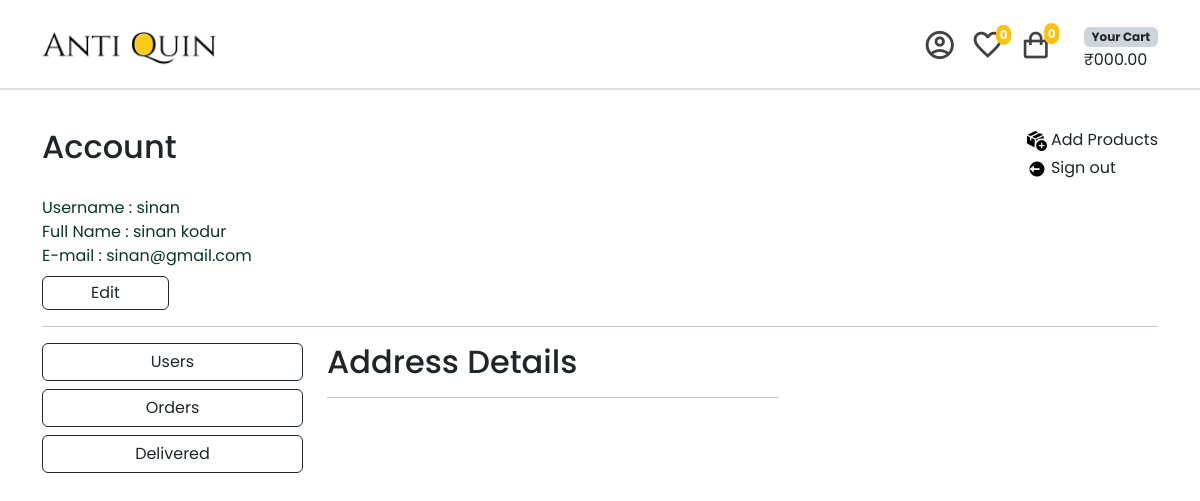
Page /account/orders-details/169/ (signed in) on the earlier database version.
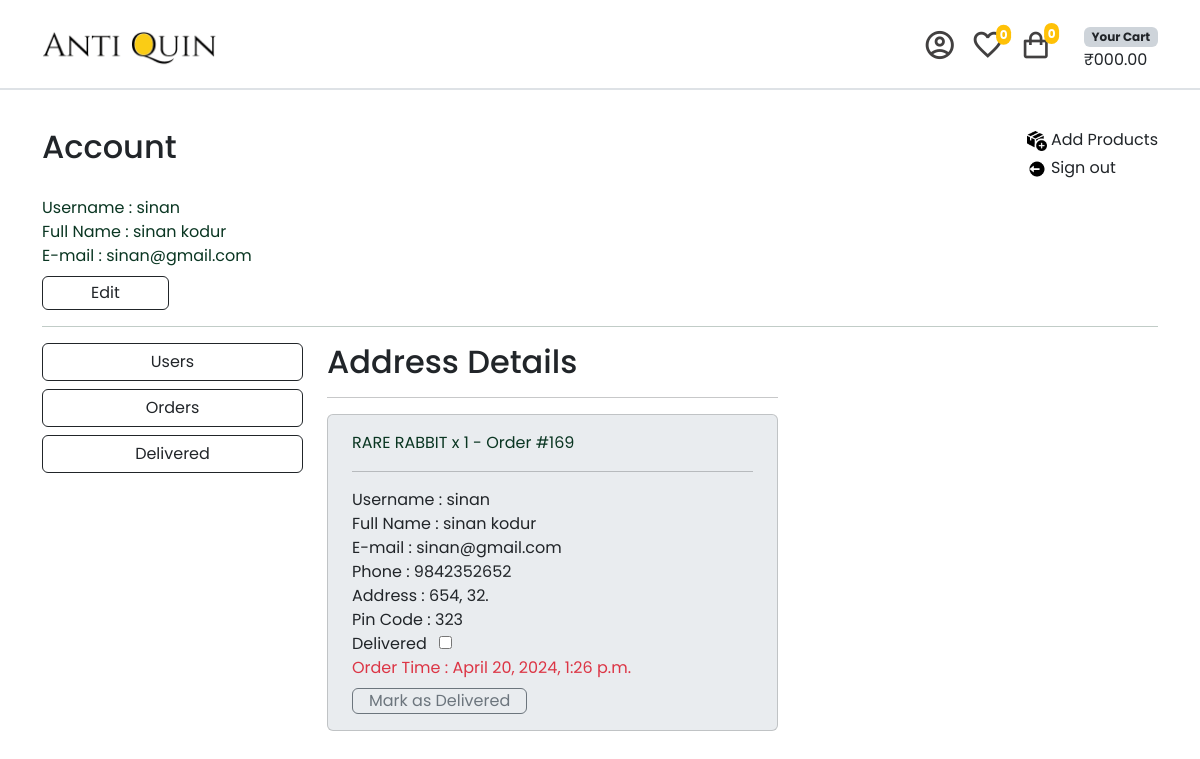
Same page on the later database version.
### order/models.py (models this page shows, shortened)
class OrderItem(models.Model):
    order = models.ForeignKey(Order, on_delete=models.CASCADE)
    product = models.ForeignKey(Product, on_delete=models.CASCADE)
    quantity = models.PositiveIntegerField()
    price = models.DecimalField(max_digits=10, decimal_places=2)
    subtotal = models.DecimalField(max_digits=10, decimal_places=2, blank=True, null=True)
    def __str__(self):
        return f"{self.product.name} x {self.quantity} - Order #{self.order.id}"

class Order(models.Model):
    ORDERED = 'ordered'
    DISPATCHED = 'dispatched'
    DELIVERED = 'delivered'
    STATUS_CHOICES = (
        (ORDERED, 'Ordered'),
        (DISPATCHED, 'Dispatched'),
        (DELIVERED, 'Delivered')
    )
    user = models.ForeignKey(User, on_delete=models.CASCADE)
    first_name = models.CharField(max_length=100)
    last_name = models.CharField(max_length=100)
    email = models.EmailField(blank=True, null=True)
    address = models.TextField()
    pincode = models.IntegerField()
    place = models.CharField(max_length=100)
    phone = models.IntegerField()
    created_at = models.DateTimeField(auto_now_add=True)
    is_cancelled = models.BooleanField(default=False)
    is_delivered = models.BooleanField(default=False)
    paid = models.BooleanField(default=False)
    paid_amount = models.IntegerField(blank=True, null=True)
    status = models.CharField(max_length=20, choices=STATUS_CHOICES, default=ORDERED)

### item/models.py (models this page shows, shortened)
class Product(models.Model):
    category = models.ForeignKey(Category, related_name='items', on_delete=models.CASCADE)
    name = models.CharField(max_length=255)
    description = models.CharField(max_length=255, null=True, blank=True)
    price = models.DecimalField(max_digits=10, decimal_places=2)
    image = models.ImageField(null=True, blank=True, upload_to="images/")
    is_sold = models.BooleanField(default=False)
    quantity = models.PositiveIntegerField(default=1)
    created_by = models.ForeignKey(User, related_name='items', on_delete=models.CASCADE)
    created_at = models.DateTimeField(auto_now_add=True)
    class Meta:
        verbose_name_plural = 'Products'
        ordering = ('created_at',)

### account/views.py (the view)
# urls.py: path('orders-details/<int:pk>/',views.orders_details, name='orders_details'),
@login_required
def orders_details(request, pk):
    orders = Order.objects.filter(pk=pk)
    order_items = OrderItem.objects.filter(pk=pk)
    return render(request, 'account/orders_details.html',{
        'orders' : orders,
        'order_items' : order_items
    })

### account/templates/account/orders_details.html (shortened to what this page needs)
{% extends "account/profile.html" %}
{% load static %}
{% block admin %}
<div class="col-lg-5 col-md-8 col-12">
    <h2>Address Details</h2>
    <hr>
    {% for order in orders %}
        {% if not order.is_delivered %}
            <form action="{% url "account:deliver_order" order.id %}" method="post">
                <div class="card p-4 pt-3 pb-3 mb-3 bg-body-secondary">
                    <span class="text-success-emphasis">
                        {% for item in order.orderitem_set.all %}
                            {{ item }}
                            <br>
                        {% endfor %}
                    </span>
                    <hr>
                    Username : {{ order.user.username }} <br>
                    Full Name : {{ order.first_name }} {{ order.last_name }} <br>
                    E-mail : {{ order.email }} <br>
                    Phone : {{ order.phone }} <br>
                    Address : {{ order.address }}, {{ order.place }} <br>
                    Pin Code : {{ order.pincode }} <br>
                    <div>
                        <label for="delivered_{{ order.id }}" class="pe-2">Delivered</label>
                        <input type="checkbox" id="delivered_{{ order.id }}" name="delivered_orders[]" value="{{ order.id }}" required>
                    </div>
                    <span class="text-danger">Order Time : {{ order.created_at }}</span>
                    <div class="mt-2">
                        <button class="btn btn-outline-secondary p-0 ps-3 pe-3" type="submit">Mark as Delivered</button>
                    </div>
                </div>
            </form>
        {% endif %}
    {% endfor %}
</div>
{% endblock admin %}

Differences in the rows shown:
added Order: user.username "sinan", first_name "sinan", last_name "kodur", email "sinan@gmail.com", phone "9842352652", address "654", place "32.", pincode "323", created_at "April 20, 2024, 1:26 p.m."
added OrderItem: product+quantity+order "RARE RABBIT x 1 - Order #169"
